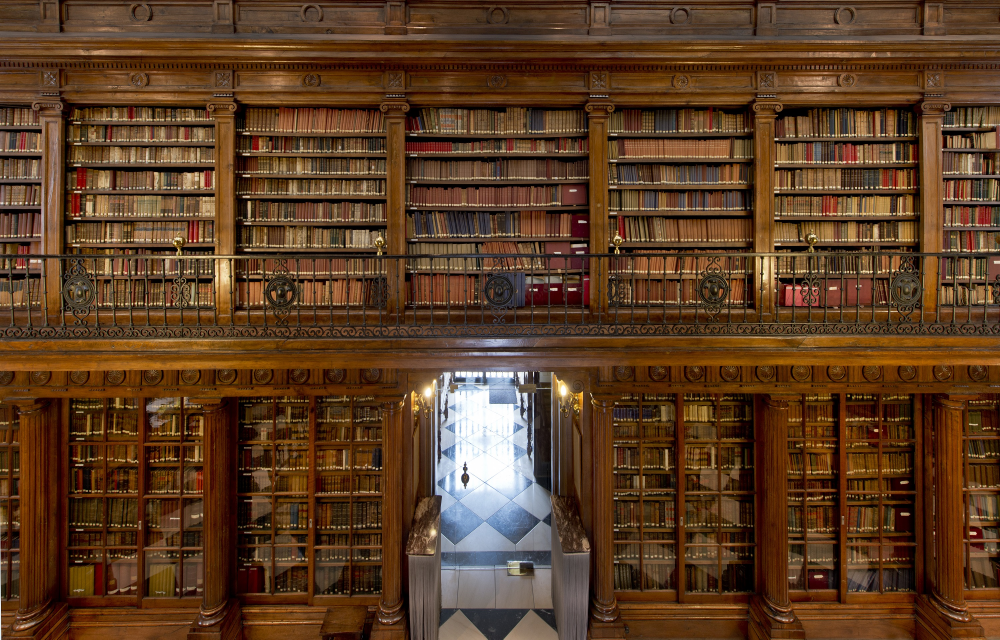
#> input picture images/library.jpg, 3000 x 1919 px (shown at 1/3 size)
$ python -i utils.py   (imports and definitions only)
#> lines starting #> are read from the running program, lines starting #| are printed output that depends on the picture
### library_db/database.py
import sqlite3
from pathlib import Path


def get_db_path() -> Path:
    return Path(__file__).parent / "library.db"


def get_db_connection():
    return sqlite3.connect(get_db_path().__str__(), check_same_thread=False)

### library_db/utils/utils.py
import re
import requests
import musicbrainzngs
from lxml import html
from PIL import Image, ImageFilter
from urllib.parse import urlparse, parse_qs, urlunparse, urlencode
from library_db.utils.db_utils import get_user_data, get_user_type, get_media_types


# [60 lines left out: functions is_loggedin, is_staff, is_admin, get_template_vars, update_query_params, not called in this run]


def crop_image(img: Image.Image, w: int, h: int) -> Image.Image:
    crop_w = w
    crop_h = h

    new_w = int(crop_h * (img.width / img.height))
    img_resized = img.resize((new_w, crop_h))
    img_resized = img_resized.convert('RGB')

    if img_resized.width >= crop_w:
        (left, upper) = (int(img_resized.width / 2 - crop_w / 2), 0)
        (right, lower) = (
            int(img_resized.width / 2 + crop_w / 2),
            img_resized.height,
        )

        img_cropped = img_resized.crop((left, upper, right, lower))
        return img_cropped
    else:
        img_resized = img_resized.resize((crop_w, img_resized.height))
        return img_resized


# [4 lines left out: function process_cover_image, not called in this run]

def process_cd_cover(path: str):
#> called with path = '../../images/library.jpg'
    cover = Image.open(path)
#> cover is the input picture: PIL image 3000x1919 RGB; mean R, G, B 91.4, 60.4, 35.5
    cover = crop_image(cover, 270, 270)
#> in crop_image, `img_resized = img.resize((new_w, crop_h))`:
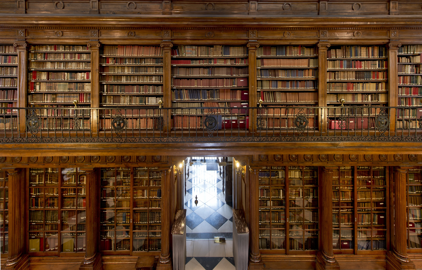
#> img_resized: PIL image 422x270 RGB; mean R, G, B 91.4, 60.4, 35.5
#> in crop_image, `img_cropped = img_resized.crop((left, upper, right, lower))`:
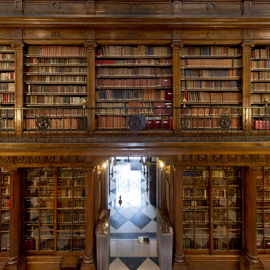
#> img_cropped: PIL image 270x270 RGB; mean R, G, B 90.2, 61.6, 39

    background = Image.open(path)
    background = crop_image(background, 270, 400)
#> call 2 of crop_image, with w = 270, h = 400
#> in crop_image (call 2), `img_resized = img.resize((new_w, crop_h))`:
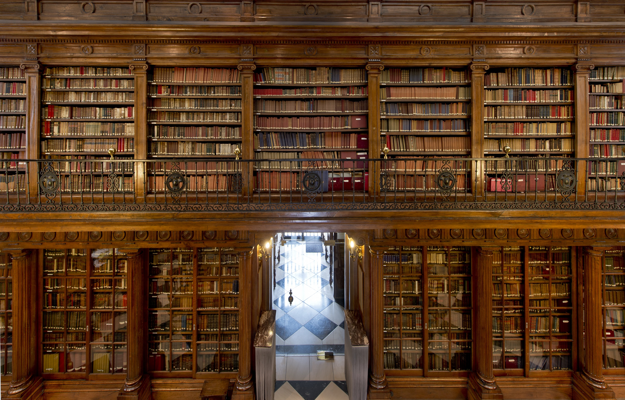
#> img_resized: PIL image 625x400 RGB; mean R, G, B 91.4, 60.4, 35.6
#> in crop_image (call 2), `img_cropped = img_resized.crop((left, upper, right, lower))`:
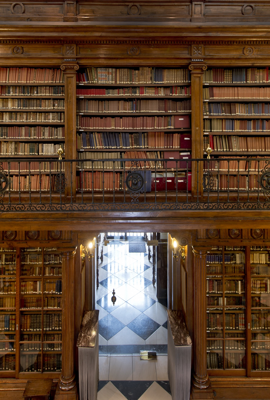
#> img_cropped: PIL image 270x400 RGB; mean R, G, B 90.9, 64.9, 45.2
    background = background.filter(ImageFilter.GaussianBlur(8))
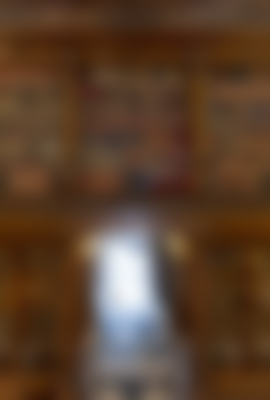
#> background: PIL image 270x400 RGB; mean R, G, B 90.9, 64.8, 45.2

    background.paste(
        cover, (0, int((background.height - cover.height) / 2))
    )
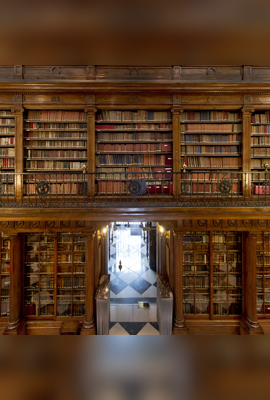
#> background: PIL image 270x400 RGB; mean R, G, B 88.3, 60.4, 38.9
    background.save(path, "JPEG")


# [57 lines left out: functions goodreads_search, imdb_search, musicbrainz_search, scrape_goodreads_cover, download_image, not called in this run]

>>> result = process_cd_cover('../../images/library.jpg')
